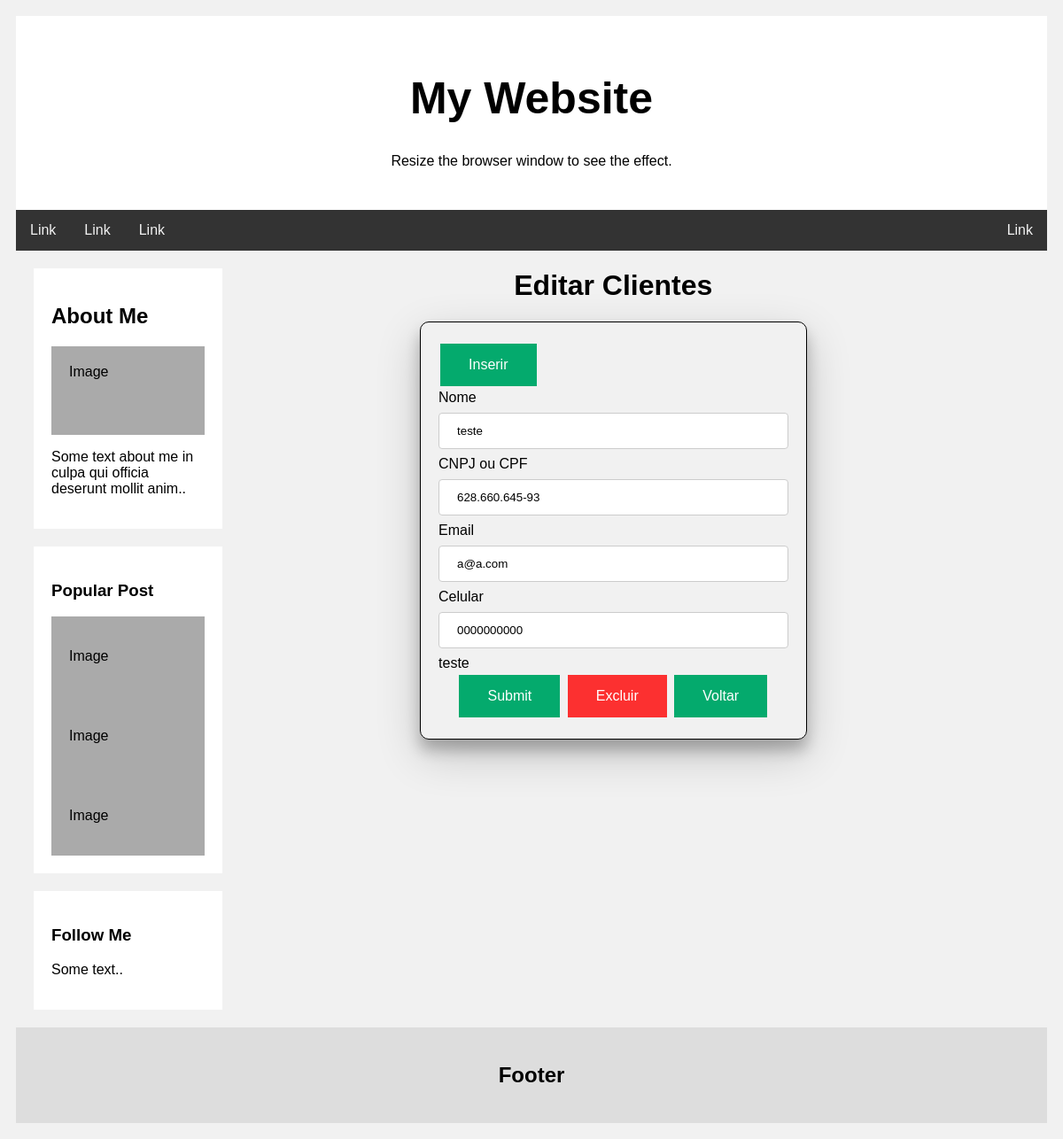
The app's page /edit/14 with its own data.
### clientes/models.py (models this page shows, shortened)
class Clientes(models.Model):
    Nome = models.CharField(max_length=100)
    CNPJ_CPF = models.CharField(unique=True, max_length=11)
    Email = models.CharField(max_length=100, unique=True)
    Celular = models.CharField(max_length=100)

### clientes/views.py (the view)
# urls.py: path('edit/<int:pk>', ClienteEdit, name='ClienteEdit'),
def ClienteEdit(request, pk):
    if request.method == 'POST' :
            numerosCPF = ApenasNumero(request.POST["CNPJ_CPF"])
            try:
                erro = 0
                if request.POST["Nome"] is None or not request.POST["Nome"]:
                    warning("O Nome Precisa ser preenchido!")
                    messages.warning(request, "O Nome Precisa ser preenchido!")
                    erro = 1
                    return redirect('ClienteEdit', pk)
                elif numerosCPF is None or not numerosCPF:
                    warning("O CNPJ ou CPF tem que ser preenchido!")
                    messages.warning(request, "O CNPJ ou CPF tem que ser preenchido!")
                    erro = 1
                    return redirect('ClienteEdit', pk)
                elif not len(numerosCPF) == 11:
                    warning("O CPF deve ter 11 digitos!")
                    messages.warning(request, "O CPF deve ter 11 digitos")
                    erro = 1
                    return redirect('ClienteEdit', pk)
                elif validador(request.POST["CNPJ_CPF"]) == 0:
                    warning("O CPF não é válido...")
                    messages.warning(request, "O CPF não é válido...")
                    erro = 1
                    return redirect('ClienteEdit', pk)
                elif request.POST["Email"] is None or not request.POST["Email"]:
                    warning("O Email tem que ser preenchido!")
                    messages.warning(request, "O Email tem que ser preenchido!")
                    erro = 1
                    return redirect('ClienteEdit', pk)
                elif request.POST["Celular"] is None or not request.POST["Celular"]:
                    warning("O Celular tem que ser preenchido!")
                    messages.warning(request, "O Celular tem que ser preenchido!")
                    erro = 1
                    return redirect('ClienteEdit', pk)
                if erro == 0:
                    Cliente = Clientes.objects.get(id=pk)
                    Cliente.Nome = request.POST["Nome"]
                    Cliente.CNPJ_CPF = numerosCPF
                    Cliente.Email = request.POST["Email"]
                    Cliente.Celular = request.POST["Celular"]
                    Cliente.save()
                    info(f"Dados Editados com sucesso!" )
                    messages.success(request, "Dados Editados com sucesso!")
                    return redirect('ClientesList')
                else:
                    warning("Erro ao validar dados, por favor preencha corretamente")
                    messages.warning(request, f"Erro ao validar dados, por favor preencha corretamente ou tente novamente mais tarde!")
                    return redirect('ClienteEdit', pk)
            except Exception as e:
                error(f"Erro ao tentar salvar dados No banco de dados {e}")
                messages.error(request, f"Erro ao tentar salvar dados!")
                return redirect('ClienteEdit', pk)
    else:
        try:
            Cliente = Clientes.objects.get(id=pk)
            return render(request, 'ClientesEdit.html',{'Clientes': Cliente})
        except Exception as e:
            messages.warning(request, "Erro ao carregar dados por favor tente novamente mais tarde!")
            return redirect('ClientesList')

### clientes/Templates/ClientesEdit.html (shortened to what this page needs)
{% extends 'base.html' %}
{% block content %}
    <div class="container mt-5">
        <h1 style="text-align: center;">Editar Clientes</h1>
        <div  class="borderEdit border">
          <a href="{% url 'ClienteInsert' %}" class="buttonSuccess ">Inserir</a>
            <form action="" method="post">
              <label for="fNome">Nome</label>
              <input type="text" id="fNome" required name="Nome" value="{{ Clientes.Nome }}">
              <label for="lcnpj_cpf">CNPJ ou CPF</label>
              <input type="text" id="lcnpj_cpf" class="cpf" maxlength="14" onclick="formatarCampo();" onfocus="formatarCampo();" onblur="formatarCampo();" name="CNPJ_CPF" value="{{ Clientes.CNPJ_CPF }}">
              <label for="lEmail">Email</label>
              <input type="email" id="lEmail" required name="Email" value="{{ Clientes.Email }}">
              <label for="lCelular">Celular</label>
              <input type="text" id="lCelular" required name="Celular" value="{{ Clientes.Celular }}" data-mask="(00) 00000-0000" data-mask-reverse="true">
              <div id="teste">teste</div>
              <div style="margin: auto; text-align: center; margin: auto;">
                <input type="submit" class="buttonSuccess " value="Submit">
                <a href="{% url 'ClienteDelete' Clientes.id %}" class="buttonWarning ">Excluir</a>
                <a href="{% url 'ClientesList' %}" class="buttonSuccess ">Voltar</a>
              </div>
            </form>
          </div>
    </div>
{% endblock %}

### static/all.css (style rules this page uses)
input[type=text],input[type=email],input[type=number], select { width: 100%; padding: 12px 20px; margin: 8px 0; display: inline-block; border: 1px solid #ccc; border-radius: 4px; box-sizing: border-box; }
* { box-sizing: border-box; }
body { font-family: Arial; padding: 10px; background: #f1f1f1; }
.buttonSuccess { background-color: #04AA6D; border: none; color: white; padding: 15px 32px; text-align: center; text-decoration: none; display: inline-block; font-size: 16px; margin: 4px 2px; cursor: pointer; -webkit-transition-duration: 0.4s; transition-duration: 0.4s; }
.buttonWarning { background-color: rgba(255, 0, 0, 0.801); border: none; color: white; padding: 15px 32px; text-align: center; text-decoration: none; display: inline-block; font-size: 16px; margin: 4px 2px; cursor: pointer; -webkit-transition-duration: 0.4s; transition-duration: 0.4s; }
.borderEdit { width: 50%; margin: auto; border: 1px solid #000; padding: 20px; border-radius: 10px; }
.border { box-shadow: 0 12px 16px 0 rgba(0,0,0,0.24),0 17px 50px 0 rgba(0,0,0,0.19); }

### records on screen
Clientes: Nome "teste", CNPJ_CPF "628.660.645-93", Email "a@a.com", Celular "0000000000"
